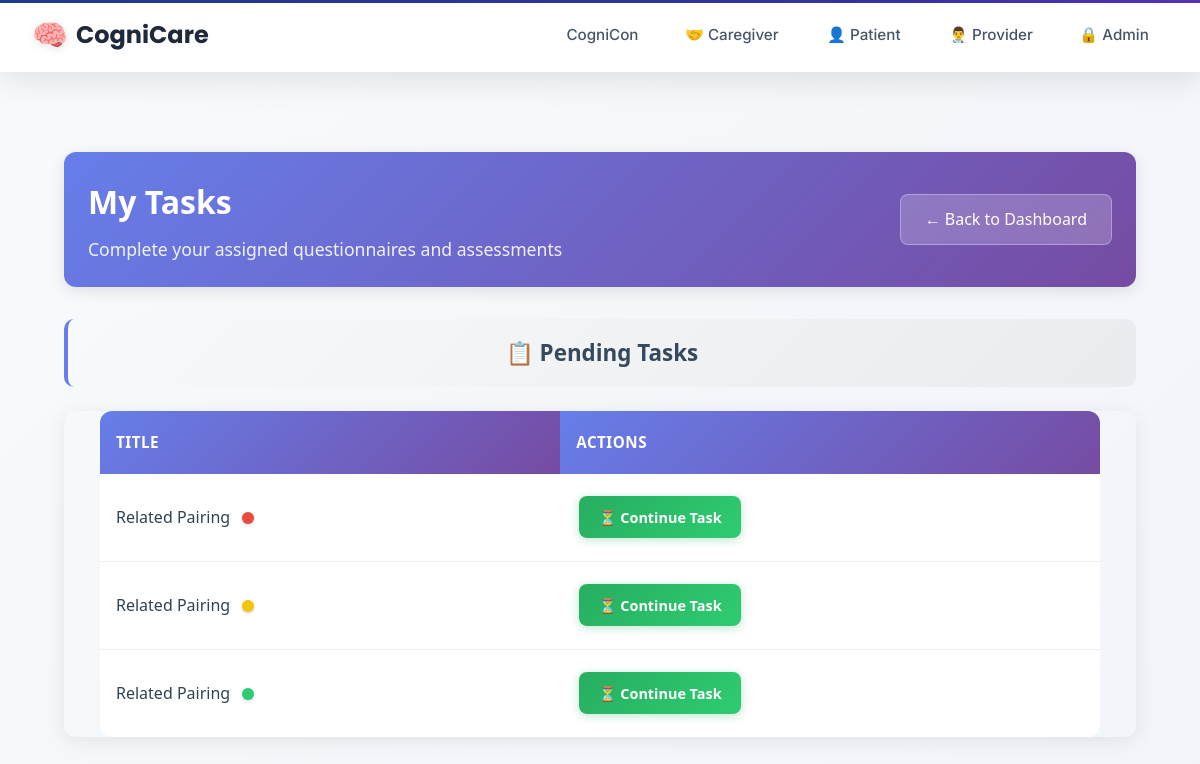
The app's page /tasks/patient/tasks/ (signed in), older data.
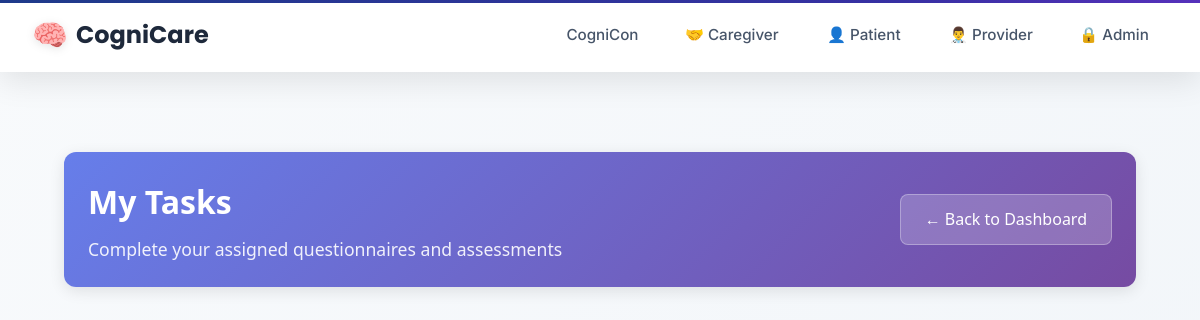
The same page, newer data.
### taskmanager/models.py (models this page shows, shortened)
class Task(models.Model):
    title = models.CharField(max_length=255)
    description = models.TextField(blank=True, null=True)
    task_type = models.CharField(max_length=50, choices=TASK_TYPES)
    difficulty = models.CharField(
        max_length=50,
        choices=DIFFICULTY_LEVELS,
        blank=True,
        null=True,
        help_text="Cognitive difficulty level for games"
    )
    assigned_by = models.ForeignKey(UserProfile, related_name='assigned_tasks', on_delete=models.CASCADE)
    assigned_to = models.ForeignKey(UserProfile, related_name='tasks', on_delete=models.CASCADE)
    completed_by = models.ForeignKey(UserProfile, related_name='completed_tasks', on_delete=models.SET_NULL, null=True, blank=True)
    status = models.CharField(max_length=20, choices=[
        ('assigned', 'Assigned'),
        ('in_progress', 'In Progress'),
        ('completed', 'Completed'),
    ], default='assigned')
    created_at = models.DateTimeField(auto_now_add=True)
    assigned_at = models.DateTimeField(auto_now_add=True)
    due_date = models.DateTimeField(blank=True, null=True)
    completed_at = models.DateTimeField(null=True, blank=True)
    task_config = models.JSONField(default=dict, blank=True)
    class Meta:
        ordering = ['-created_at']

### taskmanager/views.py (the view)
# urls.py: path('patient/tasks/', views.patient_tasks, name='patient_tasks'),
@login_required
def patient_tasks(request):
    if not hasattr(request.user, 'profile') or request.user.profile.user_type != 'patient':
        messages.error(request, 'You do not have permission to access patient tasks.')
        return redirect('home')
    tasks = Task.objects.filter(assigned_to=request.user.profile)
    context = {
        'tasks': tasks,
        'pending_tasks': tasks.filter(status__in=['assigned', 'in_progress']),
        'completed_tasks': tasks.filter(status='completed')
    }
    return render(request, 'tasks/assign/patient_tasks.html', context)

### templates/tasks/assign/patient_tasks.html (shortened to what this page needs)
{% extends 'layouts/base.html' %}
{% block content %}
<div class="dashboard-container">
    <div class="dashboard-header">
        <div class="header-info">
        <h1>My Tasks</h1>
        <p>Complete your assigned questionnaires and assessments</p>
        </div>
        <a href="{% url 'patient_dashboard' %}" class="back-btn">← Back to Dashboard</a>
    </div>
    {% if pending_tasks %}
    <div class="table-section">
        <h2 class="section-title">📋 Pending Tasks</h2>
        <div class="table-container">
            <table class="enhanced-table">
                <thead>
                    <tr>
                        <th>Title</th>
                        <th>Actions</th>
                    </tr>
                </thead>
                <tbody>
            {% for task in pending_tasks %}
                    <tr>
                        <td>
                            {{ task.title }}
                            {% if task.difficulty %}
                            <span class="difficulty-dot {{ task.difficulty|lower }}"></span>
                            {% endif %}
                        </td>
                        <td>
                            <a href="{% url 'taskmanager:take_task' task.id %}" class="action-btn start-btn">
                                {% if task.status == 'assigned' %}
                                    🚀 Start Task
                                {% else %}
                                    ⏳ Continue Task
                {% endif %}
                    </a>
                        </td>
                    </tr>
            {% endfor %}
                </tbody>
            </table>
        </div>
    </div>
    {% endif %}
</div>
{% endblock %}

Row changes from the older to the newer data that the page shows:
no longer on this page (row edited): Task: title "Related Pairing", status "⏳ Continue Task"
no longer on this page (row edited): Task: title "Related Pairing", status "⏳ Continue Task"
no longer on this page (row edited): Task: title "Related Pairing", status "⏳ Continue Task"
Text that changed along with them:
text no longer shown: "📋 Pending Tasks TITLE ACTIONS"
